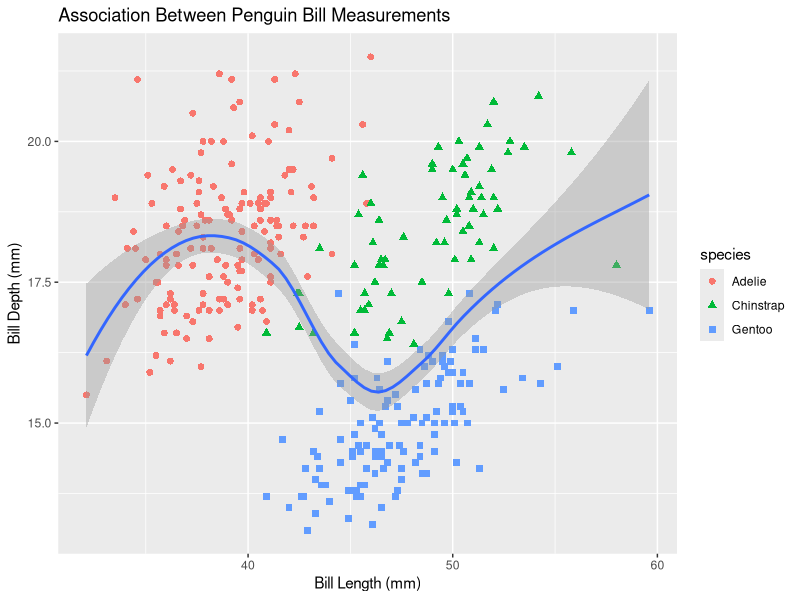

R code for this plot:
# Need ggplot2
library(ggplot2)
library(palmerpenguins)

penguin_gg <- ggplot(data = penguins, aes(x = bill_length_mm, y = bill_depth_mm)) +
  geom_point(aes(color = species, shape = species), size = 2) +
  labs(x = "Bill Length (mm)", y = "Bill Depth (mm)",
       title = "Association Between Penguin Bill Measurements") +
  geom_smooth(method = "loess")
penguin_gg
